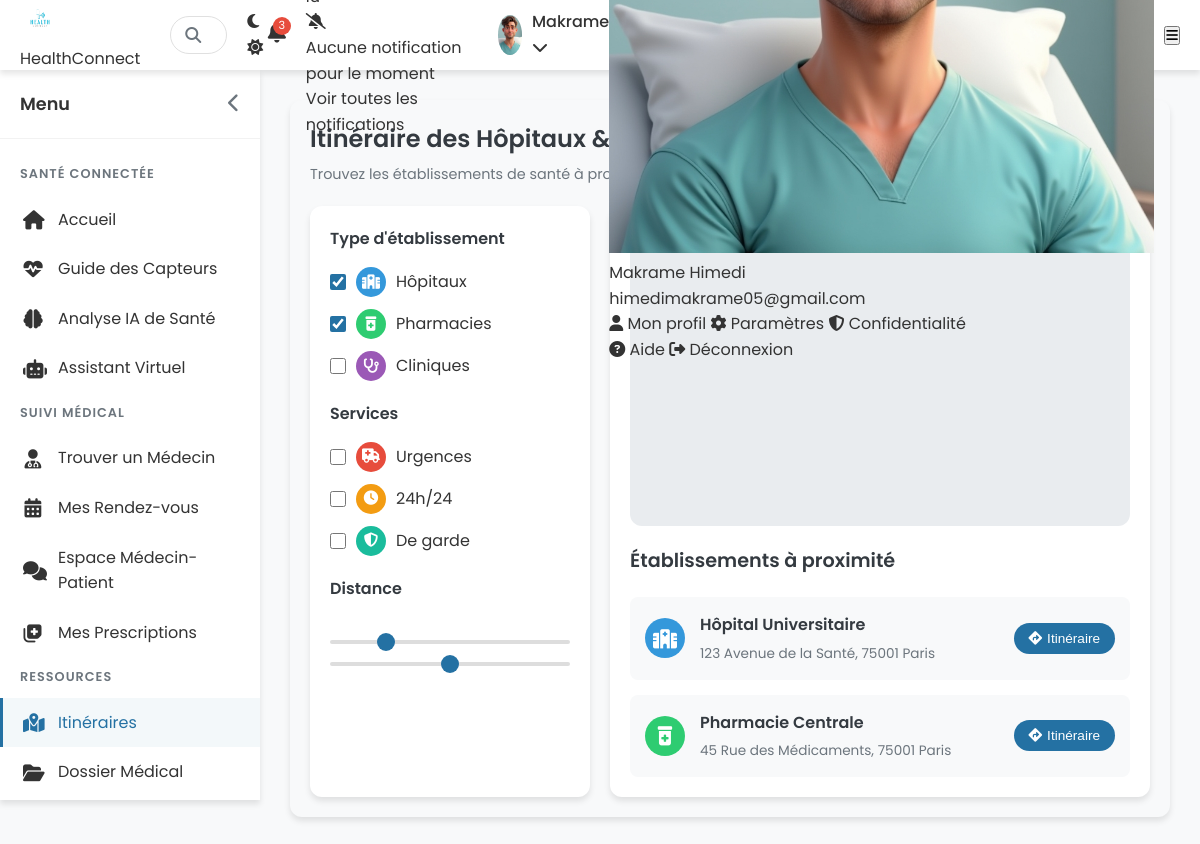
The page /patient/itinerary (signed in) on the database its author committed.
### models.py (models this page shows, shortened)
class Patient(db.Model):
    id = db.Column(db.Integer, primary_key=True)
    user_id = db.Column(db.Integer, db.ForeignKey('user.id'), nullable=False)
    birth_date = db.Column(db.Date, nullable=True)
    gender = db.Column(db.String(10), nullable=True)  # male, female, other
    phone = db.Column(db.String(20), nullable=True)
    address = db.Column(db.String(200), nullable=True)
    id_number = db.Column(db.String(50), nullable=True)  # National ID or patient ID
    insurance = db.Column(db.String(100), nullable=True)
    blood_type = db.Column(db.String(5), nullable=True)  # A+, B-, etc.
    allergies = db.Column(db.Text, nullable=True)
    chronic_diseases = db.Column(db.Text, nullable=True)
    current_medications = db.Column(db.Text, nullable=True)
    emergency_contact_name = db.Column(db.String(100), nullable=True)
    emergency_contact_phone = db.Column(db.String(20), nullable=True)
    social_security_number = db.Column(db.String(50), nullable=True)
    profile_picture = db.Column(db.String(200), nullable=True)  # Path to profile picture
    appointments = db.relationship('Appointment', backref='patient', lazy='dynamic',
                                  foreign_keys='Appointment.patient_id', cascade='all, delete-orphan')
    prescriptions = db.relationship('Prescription', backref='patient', lazy='dynamic', cascade='all, delete-orphan')

class User(db.Model, UserMixin):
    id = db.Column(db.Integer, primary_key=True)
    email = db.Column(db.String(120), unique=True, nullable=False)
    password_hash = db.Column(db.String(128), nullable=False)
    first_name = db.Column(db.String(50), nullable=False)
    last_name = db.Column(db.String(50), nullable=False)
    role = db.Column(db.String(10), nullable=False)  # 'patient' or 'doctor'
    created_at = db.Column(db.DateTime, default=get_current_time_naive)
    patient = db.relationship('Patient', backref='user', uselist=False, cascade='all, delete-orphan')
    doctor = db.relationship('Doctor', backref='user', uselist=False, cascade='all, delete-orphan')

### routes/patient.py (the view)
@patient_bp.route('/itinerary')
@login_required
def itinerary():
    if current_user.role != 'patient':
        flash('Accès refusé. Vous devez être un patient pour voir cette page.', 'danger')
        return redirect(url_for('index'))
    return render_template('patient/itinerary.html')

### app.py (called while the page is built)
@login_manager.user_loader
def load_user(user_id):
    return User.query.get(int(user_id))

### templates/patient/itinerary.html (shortened to what this page needs)
{% extends 'dashboard_base.html' %}
{% block extra_css %}
<link rel="stylesheet" href="{{ url_for('static', filename='css/patient/dashboard.css') }}">
<link rel="stylesheet" href="{{ url_for('static', filename='css/patient/itinerary.css') }}">
{% endblock %}
{% block content %}
{% include 'patient/partials/header.html' %}
<div class="dashboard-container">
    {% include 'patient/partials/sidebar.html' %}
    <div id="main-content" class="main-content">
        <div class="itinerary-page">
            <div class="itinerary-header">
                <h1>Itinéraire des Hôpitaux & Pharmacies</h1>
                <p>Trouvez les établissements de santé à proximité</p>
            </div>
            <div class="itinerary-layout">
                <div class="filters-panel">
                    <div class="filter-section">
                        <h3>Type d'établissement</h3>
                        <div class="filter-options">
                            <label class="filter-option">
                                <input type="checkbox" name="type" value="hospital" checked>
                                <div class="option-circle hospital">
                                    <i class="fas fa-hospital"></i>
                                </div>
                                <span>Hôpitaux</span>
                            </label>
                            <label class="filter-option">
                                <input type="checkbox" name="type" value="pharmacy" checked>
                                <div class="option-circle pharmacy">
                                    <i class="fas fa-prescription-bottle-medical"></i>
                                </div>
                                <span>Pharmacies</span>
                            </label>
                            <label class="filter-option">
                                <input type="checkbox" name="type" value="clinic">
                                <div class="option-circle clinic">
                                    <i class="fas fa-stethoscope"></i>
                                </div>
                                <span>Cliniques</span>
                            </label>
                        </div>
                    </div>
                    <div class="filter-section">
                        <h3>Services</h3>
                        <div class="filter-options">
                            <label class="filter-option">
                                <input type="checkbox" name="service" value="emergency">
                                <div class="option-circle emergency">
                                    <i class="fas fa-truck-medical"></i>
                                </div>
                                <span>Urgences</span>
                            </label>
                            <label class="filter-option">
                                <input type="checkbox" name="service" value="24h">
                                <div class="option-circle h24">
                                    <i class="fas fa-clock"></i>
                                </div>
                                <span>24h/24</span>
                            </label>
                            <label class="filter-option">
                                <input type="checkbox" name="service" value="guard">
                                <div class="option-circle guard">
                                    <i class="fas fa-shield-alt"></i>
                                </div>
                                <span>De garde</span>
                            </label>
                        </div>
                    </div>
                    <div class="filter-section">
                        <h3>Distance</h3>
                        <div class="distance-slider">
                            <input type="range" min="1" max="20" value="5" class="slider" id="distance-slider">
                            <div class="slider-track">
                                <div class="slider-thumb"></div>
                            </div>
                        </div>
                    </div>
                </div>
                <div class="itinerary-content">
                    <div id="map" class="map-container"></div>
                    <div class="establishments-section">
                        <h2>Établissements à proximité</h2>
                        <div class="establishment-list">
                            <div class="establishment-card">
                                <div class="establishment-icon hospital">
                                    <i class="fas fa-hospital"></i>
                                </div>
                                <div class="establishment-info">
                                    <h3>Hôpital Universitaire</h3>
                                    <p>123 Avenue de la Santé, 75001 Paris</p>
                                </div>
                                <button class="btn-itinerary" data-id="hospital1">
                                    <i class="fas fa-directions"></i> Itinéraire
                                </button>
                            </div>
                            <div class="establishment-card">
                                <div class="establishment-icon pharmacy">
                                    <i class="fas fa-prescription-bottle-medical"></i>
                                </div>
                                <div class="establishment-info">
                                    <h3>Pharmacie Centrale</h3>
                                    <p>45 Rue des Médicaments, 75001 Paris</p>
                                </div>
                                <button class="btn-itinerary" data-id="pharmacy1">
                                    <i class="fas fa-directions"></i> Itinéraire
                                </button>
                            </div>
                        </div>
                    </div>
                </div>
            </div>
        </div>
    </div>
</div>
{% endblock %}

### templates/patient/partials/header.html (shortened to what this page needs)
<div class="topbar">
    <div class="topbar-logo">
        <a href="{{ url_for('patient.dashboard') }}">
            <img src="{{ url_for('static', filename='images/logo.png') }}" alt="HealthConnect Logo">
            <span>HealthConnect</span>
        </a>
    </div>
    <div class="topbar-search">
        <i class="fas fa-search"></i>
        <input type="text" placeholder="Rechercher...">
    </div>
    <div class="topbar-actions">
        <div class="theme-toggle" id="theme-toggle">
            <i class="fas fa-moon"></i>
            <i class="fas fa-sun"></i>
        </div>
        <div class="topbar-notification" id="notification-toggle">
            <span class="notification-badge">3</span>
        </div>
        <div class="notification-dropdown" id="notification-dropdown">
            <div class="notification-header">
                <div class="notification-actions">Tout marquer comme lu</div>
            </div>
            <div class="notification-list">
                <div class="notification-empty">
                    <div class="notification-icon">
                        <i class="fas fa-bell-slash"></i>
                    </div>
                    <div class="notification-content">
                        <div class="notification-text">Aucune notification pour le moment</div>
                    </div>
                </div>
            </div>
            <div class="notification-footer">
                <a href="{{ url_for('patient.all_notifications') }}">Voir toutes les notifications</a>
            </div>
        </div>
        <div class="topbar-profile" id="profile-toggle">
            <div class="profile-avatar">
                <img src="{{ url_for('static', filename=current_user.patient.profile_picture.replace('\\', '/')) if current_user.patient.profile_picture else url_for('static', filename='images/default-avatar.png') }}" alt="Avatar">
            </div>
            <span class="profile-name">{{ current_user.first_name }} <i class="fas fa-chevron-down"></i></span>
            <div class="profile-dropdown" id="profile-dropdown">
                <div class="profile-dropdown-header">
                    <div class="profile-dropdown-avatar">
                        <img src="{{ url_for('static', filename=current_user.patient.profile_picture.replace('\\', '/')) if current_user.patient.profile_picture else url_for('static', filename='images/default-avatar.png') }}" alt="Avatar">
                    </div>
                    <div class="profile-dropdown-info">
                        <div class="profile-dropdown-name">{{ current_user.first_name }} {{ current_user.last_name }}</div>
                        <div class="profile-dropdown-email">{{ current_user.email }}</div>
                    </div>
                </div>
                <div class="profile-dropdown-menu">
                    <a href="{{ url_for('patient.profile') }}" class="profile-dropdown-item">
                        <i class="fas fa-user"></i> Mon profil
                    </a>
                    <a href="#" class="profile-dropdown-item">
                        <i class="fas fa-cog"></i> Paramètres
                    </a>
                    <a href="#" class="profile-dropdown-item">
                        <i class="fas fa-shield-alt"></i> Confidentialité
                    </a>
                    <a href="#" class="profile-dropdown-item">
                        <i class="fas fa-question-circle"></i> Aide
                    </a>
                    <a href="{{ url_for('auth.logout') }}" class="profile-dropdown-item profile-dropdown-logout">
                        <i class="fas fa-sign-out-alt"></i> Déconnexion
                    </a>
                </div>
            </div>
        </div>
    </div>
    <button id="mobile-menu-toggle" class="d-md-none">
        <i class="fas fa-bars"></i>
    </button>
</div>

### static/css/styles.css (style rules this page uses)
:root { --primary-color: #1a73e8; --secondary-color: #34a853; --accent-color: #fbbc05; --dark-color: #0A2540; --light-color: #f8f9fa; --text-color: #333; --text-light: #6c757d; --white: #ffffff; --shadow: 0 4px 6px rgba(0, 0, 0, 0.1); --transition: all 0.3s ease; }
* { margin: 0; padding: 0; box-sizing: border-box; }
body { font-family: 'Poppins', sans-serif; line-height: 1.6; color: var(--text-color); background-color: var(--light-color); }
a { text-decoration: none; color: var(--text-color); transition: var(--transition); }
img { max-width: 100%; height: auto; }

### static/css/patient/dashboard.css (style rules this page uses)
:root { --primary-color: #2471A3; --secondary-color: #58D68D; --light-color: #f8f9fa; --dark-color: #343a40; --text-color: #333; --text-light: #6c757d; --white: #ffffff; --shadow: 0 4px 6px rgba(0, 0, 0, 0.1); --border-radius: 12px; --transition: all 0.3s ease; }
.topbar { position: fixed; top: 0; left: 0; right: 0; height: 70px; background-color: var(--white); box-shadow: var(--shadow); z-index: 1000; display: flex; align-items: center; padding: 0 20px; }
.topbar-logo { display: flex; align-items: center; margin-right: 30px; }
.topbar-logo img { height: 40px; }
.topbar-search { flex: 1; max-width: 500px; position: relative; margin-right: 20px; }
.topbar-search input { width: 100%; padding: 10px 15px 10px 40px; border: 1px solid #e0e0e0; border-radius: 50px; font-size: 0.9rem; transition: var(--transition); }
.topbar-search i { position: absolute; left: 15px; top: 50%; transform: translateY(-50%); color: var(--text-light); }
.topbar-actions { display: flex; align-items: center; margin-left: auto; }
.topbar-notification { position: relative; margin-right: 20px; cursor: pointer; }
.notification-badge { position: absolute; top: -5px; right: -5px; width: 18px; height: 18px; background-color: #e74c3c; color: white; border-radius: 50%; font-size: 0.7rem; display: flex; align-items: center; justify-content: center; }
.topbar-profile { display: flex; align-items: center; cursor: pointer; padding: 5px 10px; border-radius: var(--border-radius); transition: var(--transition); }
.profile-avatar { width: 40px; height: 40px; border-radius: 50%; overflow: hidden; margin-right: 10px; }
.profile-avatar img { width: 100%; height: 100%; object-fit: cover; }
.profile-name { font-weight: 500; color: var(--text-color); }
.dashboard-container { display: flex; margin-top: 70px; min-height: calc(100vh - 70px); }
.main-content { flex: 1; margin-left: 260px; padding: 30px; transition: var(--transition); }

### rows shown on the page
Patient: profile_picture (picture)
User: first_name "Makrame", last_name "Himedi", email "himedimakrame05@gmail.com"
